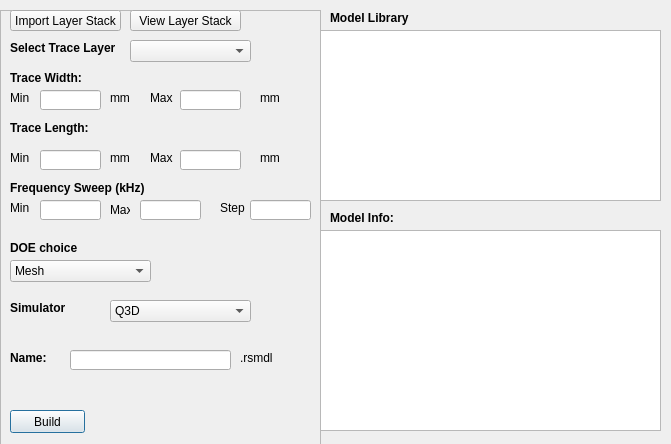
<?xml version="1.0" encoding="UTF-8"?>
<ui version="4.0">
 <class>ResponseSurface</class>
 <widget class="QDialog" name="ResponseSurface">
  <property name="geometry">
   <rect>
    <x>0</x>
    <y>0</y>
    <width>671</width>
    <height>444</height>
   </rect>
  </property>
  <property name="windowTitle">
   <string>ResponseSurface</string>
  </property>
  <widget class="QFrame" name="frame">
   <property name="geometry">
    <rect>
     <x>0</x>
     <y>10</y>
     <width>321</width>
     <height>461</height>
    </rect>
   </property>
   <property name="frameShape">
    <enum>QFrame::StyledPanel</enum>
   </property>
   <property name="frameShadow">
    <enum>QFrame::Raised</enum>
   </property>
   <widget class="QLabel" name="label_20">
    <property name="geometry">
     <rect>
      <x>10</x>
      <y>230</y>
      <width>141</width>
      <height>16</height>
     </rect>
    </property>
    <property name="font">
     <font>
      <weight>75</weight>
      <bold>true</bold>
     </font>
    </property>
    <property name="text">
     <string>DOE choice</string>
    </property>
   </widget>
   <widget class="QComboBox" name="cmb_DOE">
    <property name="geometry">
     <rect>
      <x>10</x>
      <y>250</y>
      <width>141</width>
      <height>22</height>
     </rect>
    </property>
    <item>
     <property name="text">
      <string>Mesh</string>
     </property>
    </item>
    <item>
     <property name="text">
      <string>Center Composite</string>
     </property>
    </item>
   </widget>
   <widget class="QPushButton" name="btn_build">
    <property name="geometry">
     <rect>
      <x>10</x>
      <y>400</y>
      <width>75</width>
      <height>23</height>
     </rect>
    </property>
    <property name="text">
     <string>Build</string>
    </property>
   </widget>
   <widget class="QLabel" name="label_24">
    <property name="geometry">
     <rect>
      <x>10</x>
      <y>290</y>
      <width>141</width>
      <height>16</height>
     </rect>
    </property>
    <property name="font">
     <font>
      <weight>75</weight>
      <bold>true</bold>
     </font>
    </property>
    <property name="text">
     <string>Simulator</string>
    </property>
   </widget>
   <widget class="QComboBox" name="cmb_sims">
    <property name="geometry">
     <rect>
      <x>110</x>
      <y>290</y>
      <width>141</width>
      <height>22</height>
     </rect>
    </property>
    <item>
     <property name="text">
      <string>Q3D</string>
     </property>
    </item>
    <item>
     <property name="text">
      <string>FastHenry</string>
     </property>
    </item>
   </widget>
   <widget class="QLineEdit" name="lineEdit_name">
    <property name="geometry">
     <rect>
      <x>70</x>
      <y>340</y>
      <width>161</width>
      <height>20</height>
     </rect>
    </property>
   </widget>
   <widget class="QLabel" name="label_25">
    <property name="geometry">
     <rect>
      <x>10</x>
      <y>340</y>
      <width>41</width>
      <height>16</height>
     </rect>
    </property>
    <property name="font">
     <font>
      <weight>75</weight>
      <bold>true</bold>
     </font>
    </property>
    <property name="text">
     <string>Name:</string>
    </property>
   </widget>
   <widget class="QPushButton" name="btn_add_layer_stack">
    <property name="geometry">
     <rect>
      <x>10</x>
      <y>0</y>
      <width>111</width>
      <height>21</height>
     </rect>
    </property>
    <property name="text">
     <string>Import Layer Stack</string>
    </property>
   </widget>
   <widget class="QLabel" name="label_4">
    <property name="geometry">
     <rect>
      <x>10</x>
      <y>60</y>
      <width>71</width>
      <height>16</height>
     </rect>
    </property>
    <property name="font">
     <font>
      <weight>75</weight>
      <bold>true</bold>
     </font>
    </property>
    <property name="text">
     <string>Trace Width:</string>
    </property>
   </widget>
   <widget class="QLabel" name="label_15">
    <property name="geometry">
     <rect>
      <x>260</x>
      <y>140</y>
      <width>61</width>
      <height>16</height>
     </rect>
    </property>
    <property name="text">
     <string>mm</string>
    </property>
   </widget>
   <widget class="QLabel" name="label_7">
    <property name="geometry">
     <rect>
      <x>10</x>
      <y>110</y>
      <width>81</width>
      <height>16</height>
     </rect>
    </property>
    <property name="font">
     <font>
      <weight>75</weight>
      <bold>true</bold>
     </font>
    </property>
    <property name="text">
     <string>Trace Length:</string>
    </property>
   </widget>
   <widget class="QLabel" name="label_18">
    <property name="geometry">
     <rect>
      <x>110</x>
      <y>190</y>
      <width>20</width>
      <height>20</height>
     </rect>
    </property>
    <property name="text">
     <string>Max</string>
    </property>
   </widget>
   <widget class="QLineEdit" name="lineEdit_maxL">
    <property name="geometry">
     <rect>
      <x>180</x>
      <y>140</y>
      <width>61</width>
      <height>20</height>
     </rect>
    </property>
   </widget>
   <widget class="QLabel" name="label_6">
    <property name="geometry">
     <rect>
      <x>150</x>
      <y>80</y>
      <width>41</width>
      <height>16</height>
     </rect>
    </property>
    <property name="text">
     <string>Max</string>
    </property>
   </widget>
   <widget class="QLineEdit" name="lineEdit_minL">
    <property name="geometry">
     <rect>
      <x>40</x>
      <y>140</y>
      <width>61</width>
      <height>20</height>
     </rect>
    </property>
   </widget>
   <widget class="QLabel" name="label_19">
    <property name="geometry">
     <rect>
      <x>220</x>
      <y>190</y>
      <width>41</width>
      <height>16</height>
     </rect>
    </property>
    <property name="text">
     <string>Step</string>
    </property>
   </widget>
   <widget class="QLineEdit" name="lineEdit_fmax">
    <property name="geometry">
     <rect>
      <x>140</x>
      <y>190</y>
      <width>61</width>
      <height>20</height>
     </rect>
    </property>
   </widget>
   <widget class="QLineEdit" name="lineEdit_fstep">
    <property name="geometry">
     <rect>
      <x>250</x>
      <y>190</y>
      <width>61</width>
      <height>20</height>
     </rect>
    </property>
   </widget>
   <widget class="QLabel" name="label_9">
    <property name="geometry">
     <rect>
      <x>150</x>
      <y>140</y>
      <width>41</width>
      <height>16</height>
     </rect>
    </property>
    <property name="text">
     <string>Max</string>
    </property>
   </widget>
   <widget class="QLabel" name="label_16">
    <property name="geometry">
     <rect>
      <x>10</x>
      <y>170</y>
      <width>141</width>
      <height>16</height>
     </rect>
    </property>
    <property name="font">
     <font>
      <weight>75</weight>
      <bold>true</bold>
     </font>
    </property>
    <property name="text">
     <string>Frequency Sweep (kHz)</string>
    </property>
   </widget>
   <widget class="QLineEdit" name="lineEdit_minW">
    <property name="geometry">
     <rect>
      <x>40</x>
      <y>80</y>
      <width>61</width>
      <height>20</height>
     </rect>
    </property>
   </widget>
   <widget class="QLabel" name="label_14">
    <property name="geometry">
     <rect>
      <x>260</x>
      <y>80</y>
      <width>61</width>
      <height>16</height>
     </rect>
    </property>
    <property name="text">
     <string>mm</string>
    </property>
   </widget>
   <widget class="QLabel" name="label_17">
    <property name="geometry">
     <rect>
      <x>10</x>
      <y>190</y>
      <width>41</width>
      <height>16</height>
     </rect>
    </property>
    <property name="text">
     <string>Min</string>
    </property>
   </widget>
   <widget class="QLineEdit" name="lineEdit_maxW">
    <property name="geometry">
     <rect>
      <x>180</x>
      <y>80</y>
      <width>61</width>
      <height>20</height>
     </rect>
    </property>
   </widget>
   <widget class="QLabel" name="label_8">
    <property name="geometry">
     <rect>
      <x>10</x>
      <y>140</y>
      <width>41</width>
      <height>16</height>
     </rect>
    </property>
    <property name="text">
     <string>Min</string>
    </property>
   </widget>
   <widget class="QLineEdit" name="lineEdit_fmin">
    <property name="geometry">
     <rect>
      <x>40</x>
      <y>190</y>
      <width>61</width>
      <height>20</height>
     </rect>
    </property>
   </widget>
   <widget class="QLabel" name="label_5">
    <property name="geometry">
     <rect>
      <x>10</x>
      <y>80</y>
      <width>41</width>
      <height>16</height>
     </rect>
    </property>
    <property name="text">
     <string>Min</string>
    </property>
   </widget>
   <widget class="QLabel" name="label_21">
    <property name="geometry">
     <rect>
      <x>110</x>
      <y>140</y>
      <width>41</width>
      <height>16</height>
     </rect>
    </property>
    <property name="text">
     <string>mm</string>
    </property>
   </widget>
   <widget class="QLabel" name="label_26">
    <property name="geometry">
     <rect>
      <x>110</x>
      <y>80</y>
      <width>41</width>
      <height>16</height>
     </rect>
    </property>
    <property name="text">
     <string>mm</string>
    </property>
   </widget>
   <widget class="QLabel" name="label_10">
    <property name="geometry">
     <rect>
      <x>10</x>
      <y>30</y>
      <width>111</width>
      <height>16</height>
     </rect>
    </property>
    <property name="font">
     <font>
      <weight>75</weight>
      <bold>true</bold>
     </font>
    </property>
    <property name="text">
     <string>Select Trace Layer</string>
    </property>
   </widget>
   <widget class="QComboBox" name="cmb_trace_layer">
    <property name="geometry">
     <rect>
      <x>130</x>
      <y>30</y>
      <width>121</width>
      <height>22</height>
     </rect>
    </property>
    <property name="editable">
     <bool>false</bool>
    </property>
   </widget>
   <widget class="QPushButton" name="btn_view_layer_stack">
    <property name="enabled">
     <bool>true</bool>
    </property>
    <property name="geometry">
     <rect>
      <x>130</x>
      <y>0</y>
      <width>111</width>
      <height>21</height>
     </rect>
    </property>
    <property name="text">
     <string>View Layer Stack</string>
    </property>
   </widget>
   <widget class="QLabel" name="label_27">
    <property name="geometry">
     <rect>
      <x>240</x>
      <y>340</y>
      <width>61</width>
      <height>16</height>
     </rect>
    </property>
    <property name="text">
     <string>.rsmdl</string>
    </property>
   </widget>
   <zorder>label_20</zorder>
   <zorder>cmb_DOE</zorder>
   <zorder>btn_build</zorder>
   <zorder>label_24</zorder>
   <zorder>cmb_sims</zorder>
   <zorder>lineEdit_name</zorder>
   <zorder>label_25</zorder>
   <zorder>btn_add_layer_stack</zorder>
   <zorder>btn_add_layer_stack</zorder>
   <zorder>label_4</zorder>
   <zorder>label_15</zorder>
   <zorder>label_7</zorder>
   <zorder>label_18</zorder>
   <zorder>lineEdit_maxL</zorder>
   <zorder>label_6</zorder>
   <zorder>lineEdit_minL</zorder>
   <zorder>label_19</zorder>
   <zorder>lineEdit_fmax</zorder>
   <zorder>lineEdit_fstep</zorder>
   <zorder>label_9</zorder>
   <zorder>label_16</zorder>
   <zorder>lineEdit_minW</zorder>
   <zorder>label_14</zorder>
   <zorder>label_17</zorder>
   <zorder>lineEdit_maxW</zorder>
   <zorder>label_8</zorder>
   <zorder>lineEdit_fmin</zorder>
   <zorder>label_5</zorder>
   <zorder>label_21</zorder>
   <zorder>label_26</zorder>
   <zorder>label_10</zorder>
   <zorder>cmb_trace_layer</zorder>
   <zorder>btn_view_layer_stack</zorder>
   <zorder>label_27</zorder>
  </widget>
  <widget class="QListView" name="list_mdl_lib">
   <property name="geometry">
    <rect>
     <x>320</x>
     <y>30</y>
     <width>341</width>
     <height>171</height>
    </rect>
   </property>
  </widget>
  <widget class="QLabel" name="label_22">
   <property name="geometry">
    <rect>
     <x>330</x>
     <y>10</y>
     <width>161</width>
     <height>16</height>
    </rect>
   </property>
   <property name="font">
    <font>
     <weight>75</weight>
     <bold>true</bold>
    </font>
   </property>
   <property name="text">
    <string>Model Library</string>
   </property>
  </widget>
  <widget class="QLabel" name="label_23">
   <property name="geometry">
    <rect>
     <x>330</x>
     <y>210</y>
     <width>161</width>
     <height>16</height>
    </rect>
   </property>
   <property name="font">
    <font>
     <weight>75</weight>
     <bold>true</bold>
    </font>
   </property>
   <property name="text">
    <string>Model Info:</string>
   </property>
  </widget>
  <widget class="QTextEdit" name="text_edt_model_info">
   <property name="geometry">
    <rect>
     <x>320</x>
     <y>230</y>
     <width>341</width>
     <height>201</height>
    </rect>
   </property>
  </widget>
 </widget>
 <resources/>
 <connections/>
</ui>
